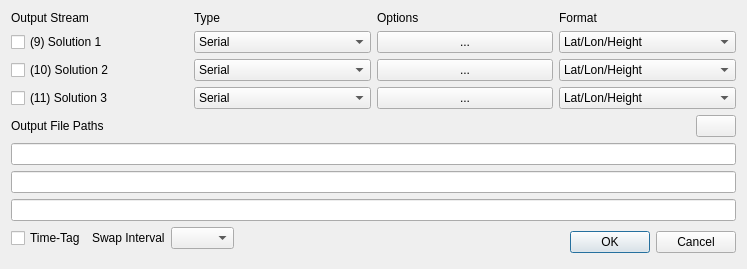
<?xml version="1.0" encoding="UTF-8"?>
<ui version="4.0">
 <class>OutputStrDialog</class>
 <widget class="QWidget" name="OutputStrDialog">
  <property name="geometry">
   <rect>
    <x>0</x>
    <y>0</y>
    <width>747</width>
    <height>268</height>
   </rect>
  </property>
  <property name="windowTitle">
   <string>Output Streams</string>
  </property>
  <property name="toolTip">
   <string/>
  </property>
  <layout class="QGridLayout" name="gridLayout">
   <item row="2" column="0">
    <widget class="QWidget" name="panelTimeTag" native="true">
     <layout class="QHBoxLayout" name="horizontalLayout">
      <property name="leftMargin">
       <number>0</number>
      </property>
      <property name="topMargin">
       <number>0</number>
      </property>
      <property name="rightMargin">
       <number>0</number>
      </property>
      <item>
       <widget class="QCheckBox" name="cBTimeTag">
        <property name="toolTip">
         <string>Generate time-tags</string>
        </property>
        <property name="text">
         <string>Time-Tag</string>
        </property>
       </widget>
      </item>
      <item>
       <widget class="QLabel" name="lblSwapInterval">
        <property name="toolTip">
         <string/>
        </property>
        <property name="text">
         <string>Swap Interval</string>
        </property>
        <property name="buddy">
         <cstring>cBSwapInterval</cstring>
        </property>
       </widget>
      </item>
      <item>
       <widget class="QComboBox" name="cBSwapInterval">
        <property name="toolTip">
         <string>Select swap interval for output data. Use specific keys (see &quot;?&quot; button) in the file path to generate unique filenames.</string>
        </property>
        <property name="sizeAdjustPolicy">
         <enum>QComboBox::SizeAdjustPolicy::AdjustToContents</enum>
        </property>
        <item>
         <property name="text">
          <string/>
         </property>
        </item>
        <item>
         <property name="text">
          <string>0.25 h</string>
         </property>
        </item>
        <item>
         <property name="text">
          <string>0.5 h</string>
         </property>
        </item>
        <item>
         <property name="text">
          <string>1 h</string>
         </property>
        </item>
        <item>
         <property name="text">
          <string>3 h</string>
         </property>
        </item>
        <item>
         <property name="text">
          <string>6 h</string>
         </property>
        </item>
        <item>
         <property name="text">
          <string>12 h</string>
         </property>
        </item>
        <item>
         <property name="text">
          <string>24 h</string>
         </property>
        </item>
       </widget>
      </item>
     </layout>
    </widget>
   </item>
   <item row="2" column="1">
    <widget class="QDialogButtonBox" name="buttonBox">
     <property name="standardButtons">
      <set>QDialogButtonBox::StandardButton::Cancel|QDialogButtonBox::StandardButton::Ok</set>
     </property>
    </widget>
   </item>
   <item row="1" column="0" colspan="2">
    <widget class="QWidget" name="panelPaths" native="true">
     <layout class="QGridLayout" name="gridLayout_3">
      <property name="leftMargin">
       <number>0</number>
      </property>
      <property name="topMargin">
       <number>0</number>
      </property>
      <property name="rightMargin">
       <number>0</number>
      </property>
      <property name="bottomMargin">
       <number>0</number>
      </property>
      <item row="0" column="0">
       <widget class="QLabel" name="lblF1">
        <property name="text">
         <string>Output File Paths</string>
        </property>
        <property name="buddy">
         <cstring>lEFilePath1</cstring>
        </property>
       </widget>
      </item>
      <item row="0" column="1">
       <widget class="QPushButton" name="btnKey">
        <property name="sizePolicy">
         <sizepolicy hsizetype="Fixed" vsizetype="Fixed">
          <horstretch>0</horstretch>
          <verstretch>0</verstretch>
         </sizepolicy>
        </property>
        <property name="icon">
         <iconset resource="../icon/resources.qrc">
          <normaloff>:/buttons/key</normaloff>:/buttons/key</iconset>
        </property>
       </widget>
      </item>
      <item row="1" column="0" colspan="2">
       <widget class="QLineEdit" name="lEFilePath1">
        <property name="toolTip">
         <string>Specify file name for first solution data stream</string>
        </property>
       </widget>
      </item>
      <item row="2" column="0" colspan="2">
       <widget class="QLineEdit" name="lEFilePath2">
        <property name="toolTip">
         <string>Specify file name for second solution data stream</string>
        </property>
       </widget>
      </item>
      <item row="3" column="0" colspan="2">
       <widget class="QLineEdit" name="lEFilePath3">
        <property name="toolTip">
         <string>Specify file name for third solution data stream</string>
        </property>
       </widget>
      </item>
     </layout>
    </widget>
   </item>
   <item row="0" column="0" colspan="2">
    <widget class="QWidget" name="panelStreams" native="true">
     <layout class="QGridLayout" name="gridLayout_2">
      <property name="leftMargin">
       <number>0</number>
      </property>
      <property name="topMargin">
       <number>0</number>
      </property>
      <property name="rightMargin">
       <number>0</number>
      </property>
      <property name="bottomMargin">
       <number>0</number>
      </property>
      <item row="0" column="0">
       <widget class="QLabel" name="Label10">
        <property name="sizePolicy">
         <sizepolicy hsizetype="Preferred" vsizetype="Fixed">
          <horstretch>0</horstretch>
          <verstretch>0</verstretch>
         </sizepolicy>
        </property>
        <property name="text">
         <string>Output Stream</string>
        </property>
       </widget>
      </item>
      <item row="0" column="1">
       <widget class="QLabel" name="Label5">
        <property name="text">
         <string>Type</string>
        </property>
       </widget>
      </item>
      <item row="0" column="2">
       <widget class="QLabel" name="Label6">
        <property name="text">
         <string>Options</string>
        </property>
       </widget>
      </item>
      <item row="0" column="3">
       <widget class="QLabel" name="Label7">
        <property name="text">
         <string>Format</string>
        </property>
       </widget>
      </item>

      <item row="1" column="0">
       <widget class="QCheckBox" name="cBStream1C">
        <property name="toolTip">
         <string>Enable first output stream for solution data</string>
        </property>
        <property name="text">
         <string>(9) Solution 1</string>
        </property>
       </widget>
      </item>
      <item row="1" column="1">
       <widget class="QComboBox" name="cBStream1">
        <property name="toolTip">
         <string>Select stream type for first solution output stream</string>
        </property>
        <item>
         <property name="text">
          <string>Serial</string>
         </property>
        </item>
        <item>
         <property name="text">
          <string>TCP Client</string>
         </property>
        </item>
        <item>
         <property name="text">
          <string>TCP Server</string>
         </property>
        </item>
        <item>
         <property name="text">
          <string>NTRIP Source</string>
         </property>
        </item>
        <item>
         <property name="text">
          <string>NTRIP Caster</string>
         </property>
        </item>
        <item>
         <property name="text">
          <string>File</string>
         </property>
        </item>
       </widget>
      </item>
      <item row="1" column="2">
       <widget class="QPushButton" name="btnStream1">
        <property name="toolTip">
         <string>Select options for the first solution data stream</string>
        </property>
        <property name="text">
         <string>...</string>
        </property>
       </widget>
      </item>
      <item row="1" column="3">
       <widget class="QComboBox" name="cBFormat1">
        <property name="toolTip">
         <string>Select time and position format for data stream</string>
        </property>
        <item>
         <property name="text">
          <string>Lat/Lon/Height</string>
         </property>
        </item>
        <item>
         <property name="text">
          <string>X/Y/Z-ECEF</string>
         </property>
        </item>
        <item>
         <property name="text">
          <string>E/N/U-Baseline</string>
         </property>
        </item>
        <item>
         <property name="text">
          <string>NMEA0183</string>
         </property>
        </item>
        <item>
         <property name="text">
          <string>Solution Status</string>
         </property>
        </item>
       </widget>
      </item>

      <item row="2" column="0">
       <widget class="QCheckBox" name="cBStream2C">
        <property name="toolTip">
         <string>Enable second output stream for solution data</string>
        </property>
        <property name="text">
         <string>(10) Solution 2</string>
        </property>
       </widget>
      </item>
      <item row="2" column="1">
       <widget class="QComboBox" name="cBStream2">
        <property name="toolTip">
         <string>Select stream type for second solution output stream</string>
        </property>
        <item>
         <property name="text">
          <string>Serial</string>
         </property>
        </item>
        <item>
         <property name="text">
          <string>TCP Client</string>
         </property>
        </item>
        <item>
         <property name="text">
          <string>TCP Server</string>
         </property>
        </item>
        <item>
         <property name="text">
          <string>NTRIP Source</string>
         </property>
        </item>
        <item>
         <property name="text">
          <string>NTRIP Caster</string>
         </property>
        </item>
        <item>
         <property name="text">
          <string>File</string>
         </property>
        </item>
       </widget>
      </item>
      <item row="2" column="2">
       <widget class="QPushButton" name="btnStream2">
        <property name="toolTip">
         <string>Select options for the second solution data stream</string>
        </property>
        <property name="text">
         <string>...</string>
        </property>
       </widget>
      </item>
      <item row="2" column="3">
       <widget class="QComboBox" name="cBFormat2">
        <property name="toolTip">
         <string>Select time and position format for data stream</string>
        </property>
        <item>
         <property name="text">
          <string>Lat/Lon/Height</string>
         </property>
        </item>
        <item>
         <property name="text">
          <string>X/Y/Z-ECEF</string>
         </property>
        </item>
        <item>
         <property name="text">
          <string>E/N/U-Baseline</string>
         </property>
        </item>
        <item>
         <property name="text">
          <string>NMEA0183</string>
         </property>
        </item>
        <item>
         <property name="text">
          <string>Solution Status</string>
         </property>
        </item>
       </widget>
      </item>

      <item row="3" column="0">
       <widget class="QCheckBox" name="cBStream3C">
        <property name="toolTip">
         <string>Enable third output stream for solution data</string>
        </property>
        <property name="text">
         <string>(11) Solution 3</string>
        </property>
       </widget>
      </item>
      <item row="3" column="1">
       <widget class="QComboBox" name="cBStream3">
        <property name="toolTip">
         <string>Select stream type for third solution output stream</string>
        </property>
        <item>
         <property name="text">
          <string>Serial</string>
         </property>
        </item>
        <item>
         <property name="text">
          <string>TCP Client</string>
         </property>
        </item>
        <item>
         <property name="text">
          <string>TCP Server</string>
         </property>
        </item>
        <item>
         <property name="text">
          <string>NTRIP Source</string>
         </property>
        </item>
        <item>
         <property name="text">
          <string>NTRIP Caster</string>
         </property>
        </item>
        <item>
         <property name="text">
          <string>File</string>
         </property>
        </item>
       </widget>
      </item>
      <item row="3" column="2">
       <widget class="QPushButton" name="btnStream3">
        <property name="toolTip">
         <string>Select options for the third solution data stream</string>
        </property>
        <property name="text">
         <string>...</string>
        </property>
       </widget>
      </item>
      <item row="3" column="3">
       <widget class="QComboBox" name="cBFormat3">
        <property name="toolTip">
         <string>Select time and position format for data stream</string>
        </property>
        <item>
         <property name="text">
          <string>Lat/Lon/Height</string>
         </property>
        </item>
        <item>
         <property name="text">
          <string>X/Y/Z-ECEF</string>
         </property>
        </item>
        <item>
         <property name="text">
          <string>E/N/U-Baseline</string>
         </property>
        </item>
        <item>
         <property name="text">
          <string>NMEA0183</string>
         </property>
        </item>
        <item>
         <property name="text">
          <string>Solution Status</string>
         </property>
        </item>
       </widget>
      </item>

     </layout>
    </widget>
   </item>
  </layout>
 </widget>
 <tabstops>
  <tabstop>cBStream1C</tabstop>
  <tabstop>cBStream1</tabstop>
  <tabstop>btnStream1</tabstop>
  <tabstop>cBFormat1</tabstop>
  <tabstop>cBStream2C</tabstop>
  <tabstop>cBStream2</tabstop>
  <tabstop>btnStream2</tabstop>
  <tabstop>cBFormat2</tabstop>
  <tabstop>cBStream3C</tabstop>
  <tabstop>cBStream3</tabstop>
  <tabstop>btnStream3</tabstop>
  <tabstop>cBFormat3</tabstop>
  <tabstop>btnKey</tabstop>
  <tabstop>lEFilePath1</tabstop>
  <tabstop>lEFilePath2</tabstop>
  <tabstop>lEFilePath3</tabstop>
  <tabstop>cBTimeTag</tabstop>
  <tabstop>cBSwapInterval</tabstop>
 </tabstops>
 <resources>
  <include location="../icon/resources.qrc"/>
 </resources>
 <connections/>
</ui>
